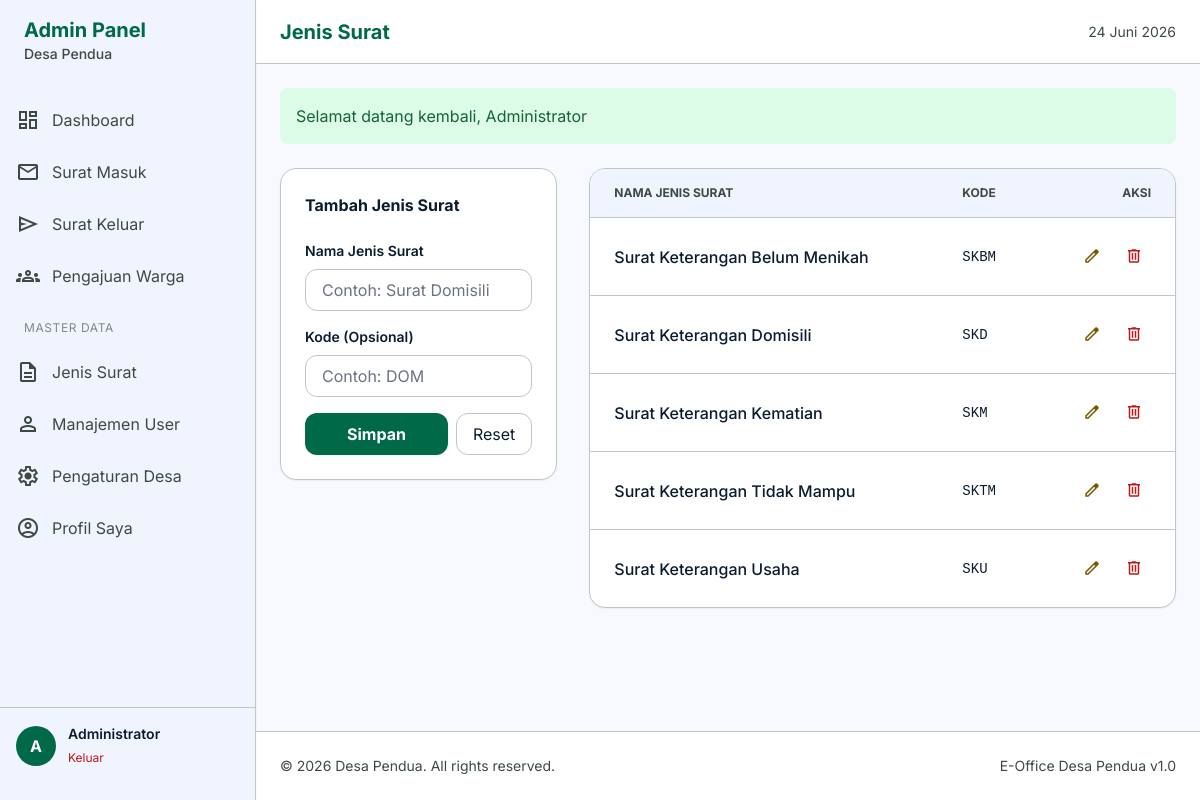
The app's page /admin/master/jenis-surat.php (signed in) with its own data.
### tables this page shows
CREATE TABLE profil_desa (
    id INT PRIMARY KEY DEFAULT 1,
    nama VARCHAR(100) NOT NULL,
    alamat TEXT,
    telepon VARCHAR(20),
    email VARCHAR(100),
    logo VARCHAR(255),
    nama_kades VARCHAR(100),
    nip_kades VARCHAR(50)
);

CREATE TABLE jenis_surat (
    id INT AUTO_INCREMENT PRIMARY KEY,
    nama VARCHAR(100) NOT NULL,
    kode VARCHAR(10)
);

### includes/functions.php (called while the page is built, shortened)
<?php
require_once __DIR__ . '/../config/database.php';
function base_url($path = '') {
    $protocol = isset($_SERVER['HTTPS']) && $_SERVER['HTTPS'] === 'on' ? "https" : "http";
    $host = $_SERVER['HTTP_HOST'];
    $base = $protocol . "://" . $host . "/";
    return $base . ltrim($path, '/');
}
function get_flash() {
    if (isset($_SESSION['flash'])) {
        $flash = $_SESSION['flash'];
        return $flash;
    }
    return null;
}
function is_logged_in() {
    return isset($_SESSION['user_id']);
}
function get_village_profile() {
    global $pdo;
    $stmt = $pdo->query("SELECT * FROM profil_desa LIMIT 1");
    return $stmt->fetch();
}
function format_date($date) {
    $months = [
        1 => 'Januari', 'Februari', 'Maret', 'April', 'Mei', 'Juni',
        'Juli', 'Agustus', 'September', 'Oktober', 'November', 'Desember'
    ];
    $timestamp = strtotime($date);
    $d = date('d', $timestamp);
    $m = $months[(int)date('m', $timestamp)];
    $y = date('Y', $timestamp);
    return "$d $m $y";
}
?>

### admin/master/jenis-surat.php (the view, shortened to what this page needs)
<?php
$page_title = "Jenis Surat";
require_once __DIR__ . '/../../includes/auth.php';
$types = $pdo->query("SELECT * FROM jenis_surat ORDER BY nama ASC")->fetchAll();
require_once __DIR__ . '/../../includes/header.php';
require_once __DIR__ . '/../../includes/sidebar.php';
?>
<div class="grid grid-cols-1 lg:grid-cols-3 gap-8">
    <div class="lg:col-span-1">
        <div class="bg-white rounded-2xl shadow-sm border border-outline-variant p-6 sticky top-24">
            <h3 class="font-bold mb-6" id="form-title">Tambah Jenis Surat</h3>
            <form action="" method="POST" class="space-y-4">
                <div>
                    <label for="name" class="block text-sm font-semibold mb-2">Nama Jenis Surat</label>
                    <input type="text" name="name" id="type-name" required placeholder="Contoh: Surat Domisili"
                        class="w-full px-4 py-2 border border-outline-variant rounded-xl focus:ring-2 focus:ring-primary outline-none transition-all">
                </div>
                <div>
                    <label for="code" class="block text-sm font-semibold mb-2">Kode (Opsional)</label>
                    <input type="text" name="code" id="type-code" placeholder="Contoh: DOM"
                        class="w-full px-4 py-2 border border-outline-variant rounded-xl focus:ring-2 focus:ring-primary outline-none transition-all">
                </div>
                <div class="flex gap-2">
                    <button type="submit" class="flex-1 bg-primary text-white py-2 rounded-xl font-bold hover:bg-primary-container transition-all">
                        Simpan
                    </button>
                    <button type="button" onclick="resetForm()" class="px-4 py-2 border border-outline-variant rounded-xl hover:bg-surface-container-low transition-all">
                        Reset
                    </button>
                </div>
            </form>
        </div>
    </div>
    <div class="lg:col-span-2">
        <div class="bg-white rounded-2xl border border-outline-variant shadow-sm overflow-hidden">
            <table class="w-full text-left border-collapse">
                <thead>
                    <tr class="bg-surface-container-low border-b border-outline-variant">
                        <th class="px-6 py-4 text-xs font-bold uppercase text-on-surface-variant">Nama Jenis Surat</th>
                        <th class="px-6 py-4 text-xs font-bold uppercase text-on-surface-variant">Kode</th>
                        <th class="px-6 py-4 text-xs font-bold uppercase text-on-surface-variant text-right">Aksi</th>
                    </tr>
                </thead>
                <tbody class="divide-y divide-outline-variant">
                    <?php foreach ($types as $type): ?>
                    <tr class="hover:bg-surface-container-low transition-colors">
                        <td class="px-6 py-4 font-medium"><?= $type['nama'] ?></td>
                        <td class="px-6 py-4 font-mono text-sm"><?= $type['kode'] ?: '-' ?></td>
                        <td class="px-6 py-4">
                            <div class="flex items-center justify-end gap-2">
                                <button onclick="editType(<?= $type['id'] ?>, '<?= $type['nama'] ?>', '<?= $type['kode'] ?>')" class="p-2 text-secondary hover:bg-secondary/10 rounded-lg">
                                    <span class="material-symbols-outlined text-lg">edit</span>
                                </button>
                                <a href="?delete=<?= $type['id'] ?>" onclick="return confirm('Hapus jenis surat ini?')" class="p-2 text-error hover:bg-red-50 rounded-lg">
                                    <span class="material-symbols-outlined text-lg">delete</span>
                                </a>
                            </div>
                        </td>
                    </tr>
                    <?php endforeach; ?>
                </tbody>
            </table>
        </div>
    </div>
</div>
<?php require_once __DIR__ . '/../../includes/footer.php'; ?>

### includes/sidebar.php
<?php if (is_logged_in()): ?>
<aside class="h-screen w-64 fixed left-0 top-0 bg-surface-container-low border-r border-outline-variant shadow-sm flex flex-col py-4 z-20">
    <div class="px-6 mb-8">
        <h1 class="text-xl text-primary font-bold">Admin Panel</h1>
        <p class="text-sm text-on-surface-variant font-medium"><?= get_village_profile()['nama'] ?></p>
    </div>
    <nav class="flex-1 space-y-1 overflow-y-auto">
        <a class="flex items-center gap-3 px-4 py-3 text-on-surface-variant hover:bg-surface-container-high transition-all" href="<?= base_url('admin/index.php') ?>">
            <span class="material-symbols-outlined">dashboard</span>
            Dashboard
        </a>
        <a class="flex items-center gap-3 px-4 py-3 text-on-surface-variant hover:bg-surface-container-high transition-all" href="<?= base_url('admin/surat-masuk/index.php') ?>">
            <span class="material-symbols-outlined">mail</span>
            Surat Masuk
        </a>
        <a class="flex items-center gap-3 px-4 py-3 text-on-surface-variant hover:bg-surface-container-high transition-all" href="<?= base_url('admin/surat-keluar/index.php') ?>">
            <span class="material-symbols-outlined">send</span>
            Surat Keluar
        </a>
        <a class="flex items-center gap-3 px-4 py-3 text-on-surface-variant hover:bg-surface-container-high transition-all" href="<?= base_url('admin/pengajuan/index.php') ?>">
            <span class="material-symbols-outlined">groups</span>
            Pengajuan Warga
        </a>
        <div class="pt-4 pb-2 px-6 opacity-50 text-xs uppercase tracking-wider">Master Data</div>
        <a class="flex items-center gap-3 px-4 py-3 text-on-surface-variant hover:bg-surface-container-high transition-all" href="<?= base_url('admin/master/jenis-surat.php') ?>">
            <span class="material-symbols-outlined">description</span>
            Jenis Surat
        </a>
        <a class="flex items-center gap-3 px-4 py-3 text-on-surface-variant hover:bg-surface-container-high transition-all" href="<?= base_url('admin/users/index.php') ?>">
            <span class="material-symbols-outlined">person</span>
            Manajemen User
        </a>
        <a class="flex items-center gap-3 px-4 py-3 text-on-surface-variant hover:bg-surface-container-high transition-all" href="<?= base_url('admin/settings/desa.php') ?>">
            <span class="material-symbols-outlined">settings</span>
            Pengaturan Desa
        </a>
        <a class="flex items-center gap-3 px-4 py-3 text-on-surface-variant hover:bg-surface-container-high transition-all" href="<?= base_url('admin/profil.php') ?>">
            <span class="material-symbols-outlined">account_circle</span>
            Profil Saya
        </a>
    </nav>
    <div class="px-4 py-4 border-t border-outline-variant">
        <div class="flex items-center gap-3">
            <div class="w-10 h-10 rounded-full bg-primary flex items-center justify-center text-white font-bold">
                <?= strtoupper(substr($_SESSION['full_name'], 0, 1)) ?>
            </div>
            <div class="overflow-hidden">
                <p class="text-sm font-semibold truncate"><?= $_SESSION['full_name'] ?></p>
                <a href="<?= base_url('logout.php') ?>" class="text-xs text-error hover:underline">Keluar</a>
            </div>
        </div>
    </div>
</aside>
<main class="ml-64 min-h-screen flex flex-col">
    <header class="w-full sticky top-0 z-10 bg-white border-b border-outline-variant flex justify-between items-center h-16 px-6">
        <h2 class="text-xl font-bold text-primary"><?= $page_title ?? 'Dashboard' ?></h2>
        <div class="flex items-center gap-4">
            <span class="text-sm text-on-surface-variant"><?= format_date(date('Y-m-d')) ?></span>
        </div>
    </header>
    <div class="p-6 flex-1">
        <?php $flash = get_flash(); if ($flash): ?>
            <div class="mb-6 p-4 rounded-lg <?= $flash['type'] === 'success' ? 'bg-green-100 text-green-800' : 'bg-red-100 text-red-800' ?>">
                <?= $flash['message'] ?>
            </div>
        <?php endif; ?>
<?php endif; ?>

### includes/footer.php (shortened to what this page needs)
<?php if (is_logged_in()): ?>
    </div>
    <footer class="mt-auto border-t border-outline-variant bg-white py-6 px-6">
        <div class="flex justify-between items-center text-sm text-on-surface-variant">
            <p>&copy; <?= date('Y') ?> <?= get_village_profile()['nama'] ?>. All rights reserved.</p>
            <p>E-Office Desa Pendua v1.0</p>
        </div>
    </footer>
</main>
<?php endif; ?>
</body>
</html>

### includes/header.php (style rules this page uses)
body { font-family: 'Inter', sans-serif; }
.material-symbols-outlined { font-variation-settings: 'FILL' 0, 'wght' 400, 'GRAD' 0, 'opsz' 24; }

### records on screen
profil_desa: nama "Desa Pendua"
jenis_surat: nama "Surat Keterangan Belum Menikah", kode "SKBM"
jenis_surat: nama "Surat Keterangan Domisili", kode "SKD"
jenis_surat: nama "Surat Keterangan Kematian", kode "SKM"
jenis_surat: nama "Surat Keterangan Tidak Mampu", kode "SKTM"
jenis_surat: nama "Surat Keterangan Usaha", kode "SKU"

### other values on screen
substr($_SESSION['full_name'], 0, 1) "A"
$_SESSION['full_name'] "Administrator"
$page_title "Jenis Surat"
$flash['message'] "Selamat datang kembali, Administrator"
